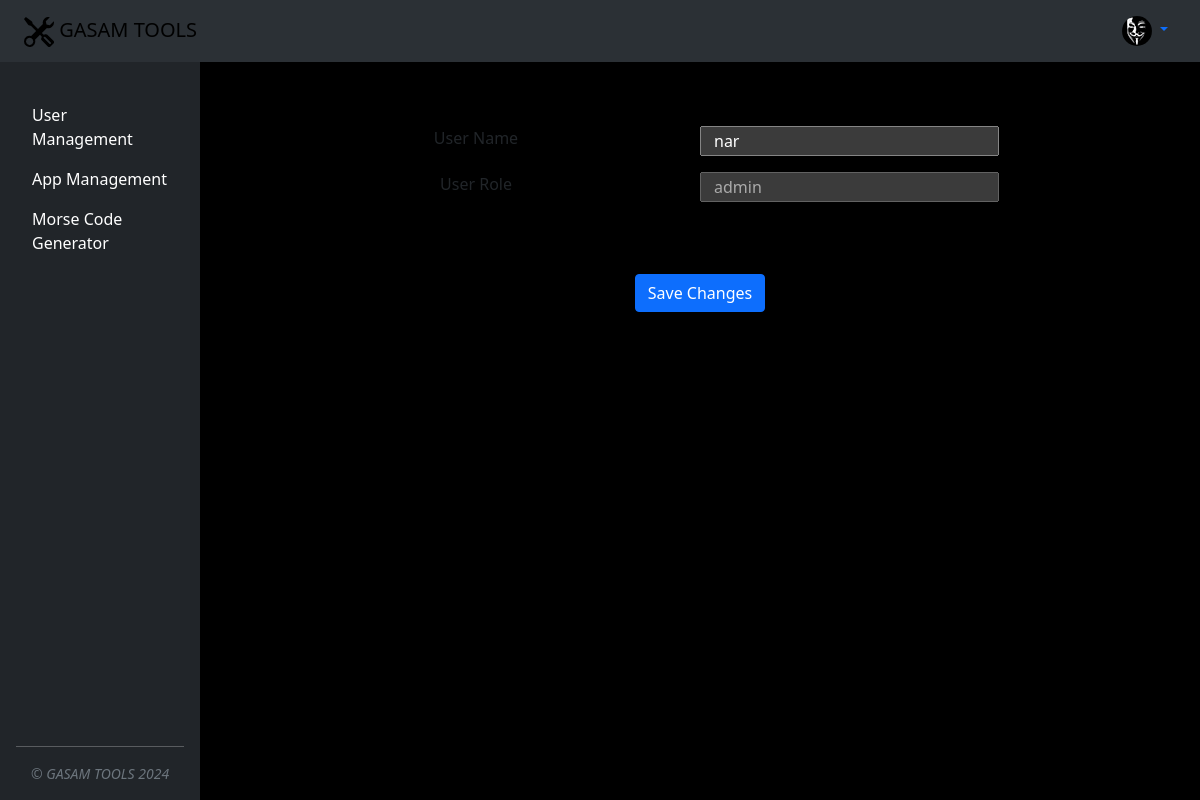
The page /profile (signed in) on the database as committed earlier.
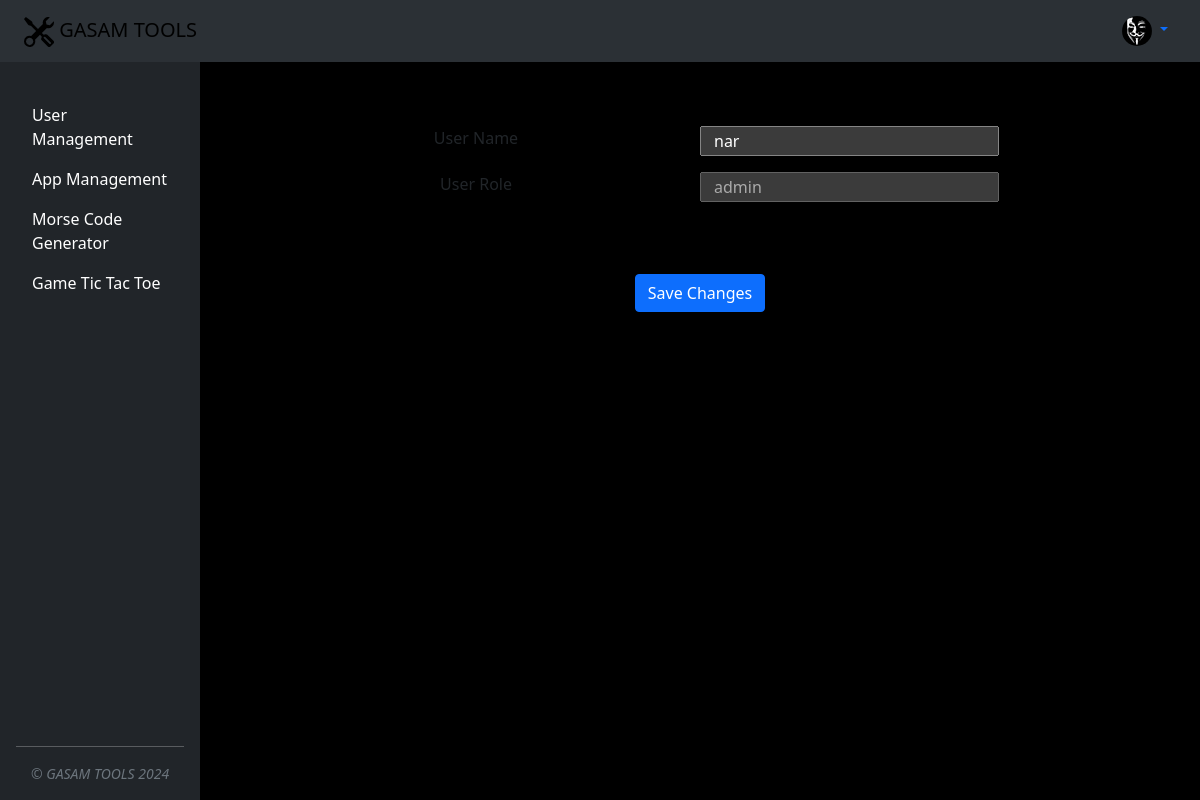
The same page on the database as committed later.
### main.py (models this page shows)
class GasamApp(db.Model):
    __tablename__ = "gasam_apps"
    id = db.Column(db.Integer, primary_key=True)
    title = db.Column(db.String(250), unique=True, nullable=False)
    subtitle = db.Column(db.String(250))
    app_url = db.Column(db.String(250), unique=True)
    users = relationship("User", secondary=user_app_association, back_populates="apps")

class User(UserMixin, db.Model):
    __tablename__ = "users"
    id = db.Column(db.Integer, primary_key=True)
    email = db.Column(db.String(100), unique=True)
    password = db.Column(db.String(100), nullable=False)
    name = db.Column(db.String(1000), nullable=False)
    role = db.Column(db.String(1000), nullable=True)
    approved = db.Column(db.Boolean, nullable=False)
    apps = relationship("GasamApp", secondary=user_app_association, back_populates="users")

### main.py (the view)
@app.route('/profile', methods=["GET", "POST", "PUT"])
@login_required
def profile():
    if request.method == 'PUT':
        json_data = request.get_json()
        if check_password_hash(current_user.password, json_data['user_password']):
            json_data['correct_password'] = True
            current_user.name = json_data['user_name']
            db.session.commit()  # Commit the changes to the database
        else:
            json_data['correct_password'] = False
        return jsonify(json_data)
    else:
        return render_template("profile.html",
                               user_approved=current_user.approved,
                               user_apps=current_user.apps,
                               user_name=current_user.name,
                               user_role=current_user.role
                               )

### main.py (called while the page is built)
@login_manager.user_loader
def load_user(user_id):
    return db.session.get(User, int(user_id))

### templates/profile.html (shortened to what this page needs)
{% include "header.html" %}
{% if user_approved: %}
  {% extends "base.html" %}
    {% block content %}
    <div class="container mt-5">
        <div class="container">
            <div class="row">
                <label class="col-6 mt-3 text-center" for="gasamProfileUserName">User Name</label>
                <input class='col-4 mt-3 gasam profile userName' id='gasamProfileUserName' type="text" value="{{ user_name }}" />
            </div>
            <div class="row">
                <label class="col-6 mt-3 text-center" for="gasamProfileUserRole">User Role</label>
                <input class='col-4 mt-3 gasam profile userRole' id='gasamProfileUserRole' type="text" value="{{ user_role }}" disabled/>
            </div>
            <br>
            <div class="d-flex justify-content-center">
                <button type="button" class="btn btn-primary mt-5" data-bs-toggle="modal" data-bs-target="#exampleModal">
                    Save Changes
                </button>
            </div>
        </div>
    </div>
    {% endblock %}
{% else: %}
    <div class="container">
      <p class="text-center">Your account is pending approval. You will receive email with confirmation.</p>
    </div>
{% endif %}

### templates/header.html (shortened to what this page needs)
<!DOCTYPE html>
<html lang="en" data-bs-theme="dark">
    <head>
      <link rel="stylesheet" href="https://cdnjs.cloudflare.com/ajax/libs/font-awesome/6.0.0-beta3/css/all.min.css">
      <link href="https://cdn.jsdelivr.net/npm/bootstrap@5.3.0-alpha2/dist/css/bootstrap.min.css" rel="stylesheet"
>
      <link href="https://stackpath.bootstrapcdn.com/bootstrap/5.1.3/css/bootstrap.min.css" rel="stylesheet">
      <link
          rel="stylesheet"
          href="{{ url_for('static', filename='css/styles.css')}}"
      />
    </head>
    <header class="mb-auto" >
      <nav class="navbar bg-body-tertiary fixed-top navbar-expand-lg">
    <div class="container-fluid">
        {% if not current_user.is_authenticated %}
        <a class="navbar-brand gasam brand" href="{{ url_for('login') }}">
            <img height="30px" src="{{ url_for('static', filename='images/tools.svg')}}"/> GASAM TOOLS
        </a>
        {% else %}
        <a class="navbar-brand gasam brand" href="{{ url_for('home') }}">
            <img height="30px" src="{{ url_for('static', filename='images/tools.svg')}}"/> GASAM TOOLS
        </a>
        {% endif %}
        <div class="collapse navbar-collapse" id="navbarNav">
            <ul class="navbar-nav ms-auto">
                {% if current_user.is_authenticated %}
                <li class="nav-item dropdown">
                    <a class="nav-link dropdown-toggle" href="#" id="navbarDropdown" role="button" data-bs-toggle="dropdown" aria-expanded="false">
                      <img src="{{ url_for('static', filename='images/profile_pic.png')}}" alt="Profile" class="rounded-circle" width="30" height="30">
                    </a>
                </li>
                {% endif %}
            </ul>
        </div>
    </div>
</nav>
    </header>
<body class="d-flex align-items-center py-4 bg-body-tertiary">

### templates/base.html (shortened to what this page needs)
<div class="d-flex gasam main-container">
  <div class="d-flex flex-column flex-shrink-0 p-3 text-bg-dark sidebar" style="width: 200px;">
    <ul class="nav nav-pills flex-column mb-auto gasam sidebar">
      {% for app in user_apps %}
      <li class="nav-item">
        <a href="{{url_for('access_app', app_name=app.app_url) }}"
           class="nav-link text-white {% if app_name and app_name==app.app_url: %} active {% endif %}"
           aria-current="page"
           id="{{ app.app_url }}">
          <p class="gasam app-name" title="{{ app.subtitle }}">{{ app.title }}</p>
        </a>
      </li>
      {% endfor %}
    </ul>
    <div class="small text-center text-muted fst-italic">&copy; GASAM TOOLS <span id="gasam-footer-year"></span></div>
  </div>
  <div class="flex-grow-1 p-3 content d-flex flex-column gasam main-window">
    {% block content %} {% endblock %}
  </div>
</div>

### templates/footer.html (shortened to what this page needs)
  </body>
</html>

### static/css/styles.css (style rules this page uses)
html, body { height: 100%; }
.sidebar { height: 100vh; overflow-y: auto; }
.gasam.sidebar { padding-top: 46px }
.gasam.brand { color: #000; }
.gasam.main-container { width: 100% }
.gasam.main-window { background-color: #000; width: calc(100% - 200px); margin-top: 46px; }
.gasam.app-name { margin: 0; }

Rows that differ between the two databases and show on the page:
added GasamApp: title "Game Tic Tac Toe"
